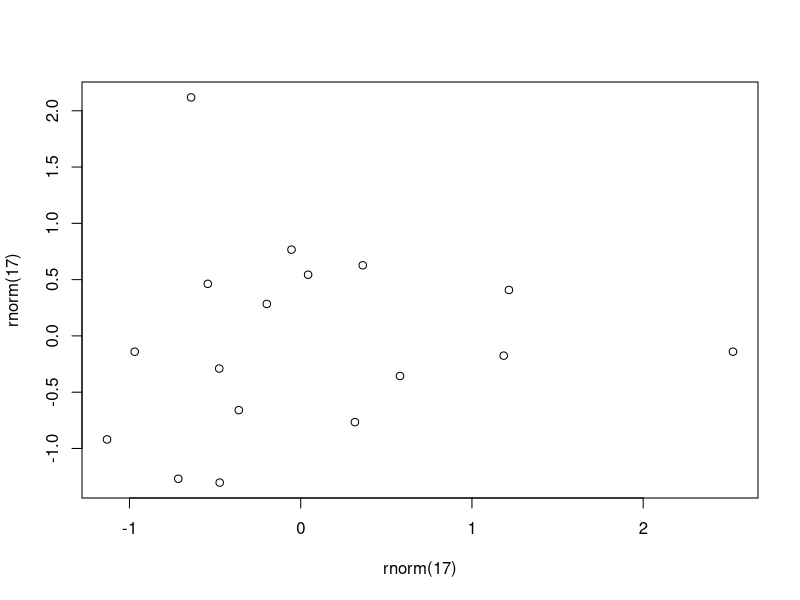
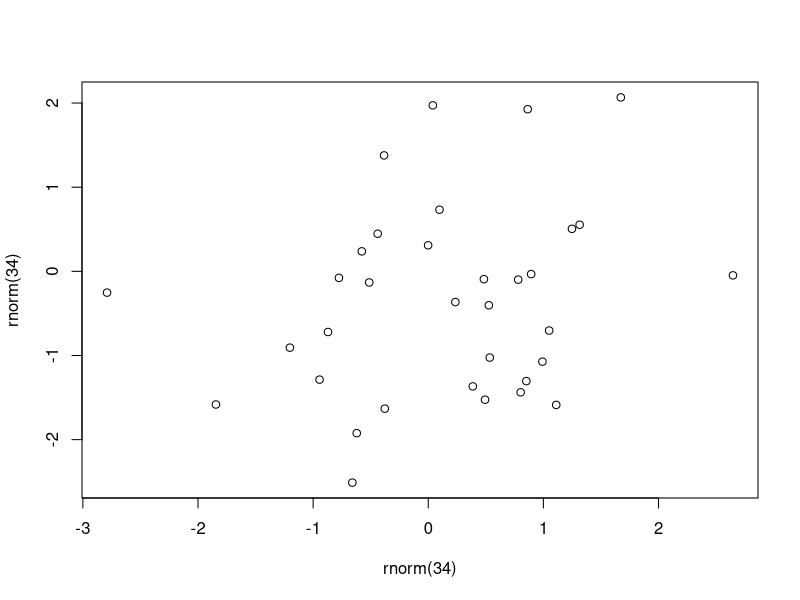

The R source for these figures, in order:
## ---- chunk 1
#| label: fig-teste-ana
#| fig-cap: "Gráfico de dispersão entre X e Y."

plot(rnorm(17), rnorm(17))
## ---- chunk 2
#| fig-cap: "Gráfico de dispersão entre X e Y."

plot(rnorm(34), rnorm(34))
## ---- chunk 3
#| echo: false
2 * 2
